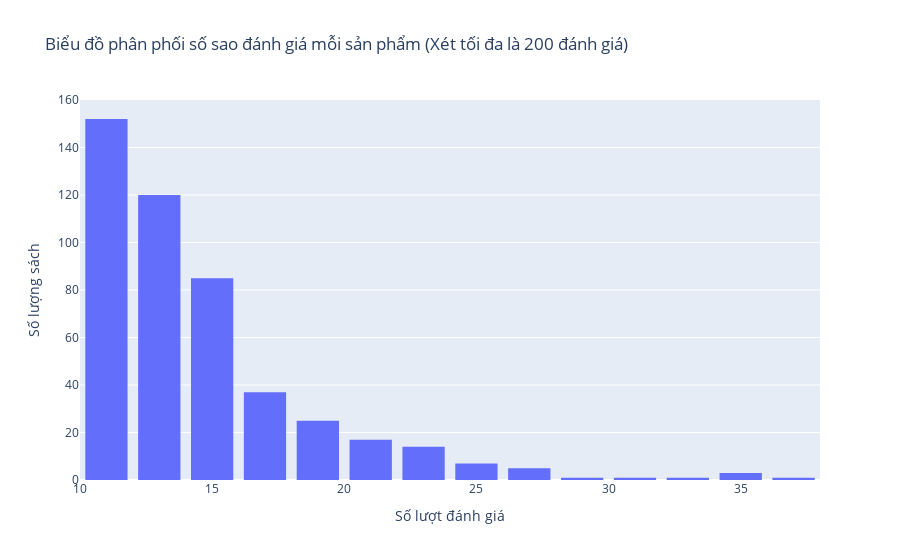

Write notebook code for a chart like this one.
### Code cell
data = format_data.groupby('item')['rating'].count().clip(upper=40)
# Create trace
trace = go.Histogram(x = data.values,
                     name = 'Ratings',
                     xbins = dict(start = 10,
                                  end = 200,
                                  size = 2))
# Create layout
layout = go.Layout(title = 'Biểu đồ phân phối số sao đánh giá mỗi sản phẩm (Xét tối đa là 200 đánh giá)',
                   xaxis = dict(title = 'Số lượt đánh giá'),
                   yaxis = dict(title = 'Số lượng sách'),
                   bargap = 0.2)

# Create plot
fig = go.Figure(data=[trace], layout=layout)
iplot(fig)

### Figure 1 — Plotly figure (JSON) as saved in the notebook; plotly's stock layout.template omitted (floating-point values rounded to 4 significant figures; data arrays with more than 128 entries replaced by an {"elided": "..."} marker saying what was removed)
{"data": [{"name": "Ratings", "type": "histogram", "x": {"elided": "5289 int values"}, "xbins": {"end": 200, "size": 2, "start": 10}}], "layout": {"bargap": 0.2, "title": {"text": "Biểu đồ phân phối số sao đánh giá mỗi sản phẩm (Xét tối đa là 200 đánh giá)"}, "xaxis": {"title": {"text": "Số lượt đánh giá"}}, "yaxis": {"title": {"text": "Số lượng sách"}}}}
